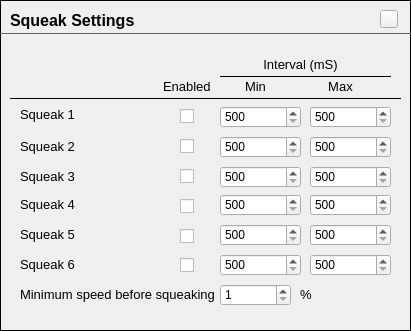
               <widget class="FrameContent" name="frmSqueaks">
                <property name="geometry">
                 <rect>
                  <x>10</x>
                  <y>230</y>
                  <width>411</width>
                  <height>331</height>
                 </rect>
                </property>
                <property name="frameShape">
                 <enum>QFrame::Box</enum>
                </property>
                <property name="frameShadow">
                 <enum>QFrame::Plain</enum>
                </property>
                <widget class="QFrame" name="frame_42">
                 <property name="geometry">
                  <rect>
                   <x>0</x>
                   <y>23</y>
                   <width>411</width>
                   <height>20</height>
                  </rect>
                 </property>
                 <property name="styleSheet">
                  <string notr="true">color: #666;</string>
                 </property>
                 <property name="frameShape">
                  <enum>QFrame::HLine</enum>
                 </property>
                 <property name="frameShadow">
                  <enum>QFrame::Plain</enum>
                 </property>
                </widget>
                <widget class="HelpButton" name="hpbSoundSqueaks">
                 <property name="geometry">
                  <rect>
                   <x>380</x>
                   <y>10</y>
                   <width>18</width>
                   <height>18</height>
                  </rect>
                 </property>
                 <property name="maximumSize">
                  <size>
                   <width>18</width>
                   <height>18</height>
                  </size>
                 </property>
                 <property name="text">
                  <string/>
                 </property>
                </widget>
                <widget class="QLabel" name="label_175">
                 <property name="geometry">
                  <rect>
                   <x>10</x>
                   <y>10</y>
                   <width>181</width>
                   <height>21</height>
                  </rect>
                 </property>
                 <property name="font">
                  <font>
                   <pointsize>12</pointsize>
                   <weight>75</weight>
                   <bold>true</bold>
                  </font>
                 </property>
                 <property name="text">
                  <string>Squeak Settings</string>
                 </property>
                </widget>
                <widget class="QSpinBox" name="spinSqueak3Max">
                 <property name="geometry">
                  <rect>
                   <x>310</x>
                   <y>166</y>
                   <width>81</width>
                   <height>22</height>
                  </rect>
                 </property>
                 <property name="minimum">
                  <number>500</number>
                 </property>
                 <property name="maximum">
                  <number>10000</number>
                 </property>
                 <property name="singleStep">
                  <number>50</number>
                 </property>
                </widget>
                <widget class="QLabel" name="lblSqueak1">
                 <property name="geometry">
                  <rect>
                   <x>20</x>
                   <y>104</y>
                   <width>91</width>
                   <height>21</height>
                  </rect>
                 </property>
                 <property name="font">
                  <font>
                   <pointsize>10</pointsize>
                  </font>
                 </property>
                 <property name="text">
                  <string>Squeak 1</string>
                 </property>
                </widget>
                <widget class="QSpinBox" name="spinSqueak1Min">
                 <property name="geometry">
                  <rect>
                   <x>220</x>
                   <y>106</y>
                   <width>81</width>
                   <height>22</height>
                  </rect>
                 </property>
                 <property name="minimum">
                  <number>500</number>
                 </property>
                 <property name="maximum">
                  <number>10000</number>
                 </property>
                 <property name="singleStep">
                  <number>50</number>
                 </property>
                </widget>
                <widget class="QLabel" name="lblSqueakHeader4">
                 <property name="geometry">
                  <rect>
                   <x>220</x>
                   <y>76</y>
                   <width>71</width>
                   <height>21</height>
                  </rect>
                 </property>
                 <property name="font">
                  <font>
                   <pointsize>10</pointsize>
                  </font>
                 </property>
                 <property name="text">
                  <string>Min</string>
                 </property>
                 <property name="alignment">
                  <set>Qt::AlignCenter</set>
                 </property>
                </widget>
                <widget class="QSpinBox" name="spinSqueak3Min">
                 <property name="geometry">
                  <rect>
                   <x>220</x>
                   <y>166</y>
                   <width>81</width>
                   <height>22</height>
                  </rect>
                 </property>
                 <property name="minimum">
                  <number>500</number>
                 </property>
                 <property name="maximum">
                  <number>10000</number>
                 </property>
                 <property name="singleStep">
                  <number>50</number>
                 </property>
                </widget>
                <widget class="QLabel" name="lblMinSqueakSpeed2">
                 <property name="geometry">
                  <rect>
                   <x>300</x>
                   <y>284</y>
                   <width>21</width>
                   <height>21</height>
                  </rect>
                 </property>
                 <property name="font">
                  <font>
                   <pointsize>10</pointsize>
                  </font>
                 </property>
                 <property name="text">
                  <string>%</string>
                 </property>
                </widget>
                <widget class="QSpinBox" name="spinSqueak1Max">
                 <property name="geometry">
                  <rect>
                   <x>310</x>
                   <y>106</y>
                   <width>81</width>
                   <height>22</height>
                  </rect>
                 </property>
                 <property name="minimum">
                  <number>500</number>
                 </property>
                 <property name="maximum">
                  <number>10000</number>
                 </property>
                 <property name="singleStep">
                  <number>50</number>
                 </property>
                </widget>
                <widget class="QSpinBox" name="spinSqueak5Min">
                 <property name="geometry">
                  <rect>
                   <x>220</x>
                   <y>224</y>
                   <width>81</width>
                   <height>22</height>
                  </rect>
                 </property>
                 <property name="minimum">
                  <number>500</number>
                 </property>
                 <property name="maximum">
                  <number>10000</number>
                 </property>
                 <property name="singleStep">
                  <number>50</number>
                 </property>
                </widget>
                <widget class="QLabel" name="lblSqueakHeader3">
                 <property name="geometry">
                  <rect>
                   <x>220</x>
                   <y>54</y>
                   <width>161</width>
                   <height>21</height>
                  </rect>
                 </property>
                 <property name="font">
                  <font>
                   <pointsize>10</pointsize>
                  </font>
                 </property>
                 <property name="text">
                  <string>Interval (mS)</string>
                 </property>
                 <property name="alignment">
                  <set>Qt::AlignCenter</set>
                 </property>
                </widget>
                <widget class="QCheckBox" name="chkEnableSqueak5">
                 <property name="geometry">
                  <rect>
                   <x>180</x>
                   <y>227</y>
                   <width>16</width>
                   <height>18</height>
                  </rect>
                 </property>
                 <property name="text">
                  <string/>
                 </property>
                </widget>
                <widget class="QSpinBox" name="spinSqueak5Max">
                 <property name="geometry">
                  <rect>
                   <x>310</x>
                   <y>224</y>
                   <width>81</width>
                   <height>22</height>
                  </rect>
                 </property>
                 <property name="minimum">
                  <number>500</number>
                 </property>
                 <property name="maximum">
                  <number>10000</number>
                 </property>
                 <property name="singleStep">
                  <number>50</number>
                 </property>
                </widget>
                <widget class="QFrame" name="frmSqueakHeader1">
                 <property name="geometry">
                  <rect>
                   <x>220</x>
                   <y>66</y>
                   <width>171</width>
                   <height>20</height>
                  </rect>
                 </property>
                 <property name="frameShape">
                  <enum>QFrame::HLine</enum>
                 </property>
                 <property name="frameShadow">
                  <enum>QFrame::Plain</enum>
                 </property>
                </widget>
                <widget class="QLabel" name="lblMinSqueakSpeed1">
                 <property name="geometry">
                  <rect>
                   <x>20</x>
                   <y>284</y>
                   <width>201</width>
                   <height>21</height>
                  </rect>
                 </property>
                 <property name="font">
                  <font>
                   <pointsize>10</pointsize>
                  </font>
                 </property>
                 <property name="text">
                  <string>Minimum speed before squeaking</string>
                 </property>
                </widget>
                <widget class="QSpinBox" name="spinSqueak2Max">
                 <property name="geometry">
                  <rect>
                   <x>310</x>
                   <y>136</y>
                   <width>81</width>
                   <height>22</height>
                  </rect>
                 </property>
                 <property name="minimum">
                  <number>500</number>
                 </property>
                 <property name="maximum">
                  <number>10000</number>
                 </property>
                 <property name="singleStep">
                  <number>50</number>
                 </property>
                </widget>
                <widget class="QLabel" name="lblSqueak5">
                 <property name="geometry">
                  <rect>
                   <x>20</x>
                   <y>224</y>
                   <width>91</width>
                   <height>21</height>
                  </rect>
                 </property>
                 <property name="font">
                  <font>
                   <pointsize>10</pointsize>
                  </font>
                 </property>
                 <property name="text">
                  <string>Squeak 5</string>
                 </property>
                </widget>
                <widget class="QSpinBox" name="spinSqueak4Max">
                 <property name="geometry">
                  <rect>
                   <x>310</x>
                   <y>194</y>
                   <width>81</width>
                   <height>22</height>
                  </rect>
                 </property>
                 <property name="minimum">
                  <number>500</number>
                 </property>
                 <property name="maximum">
                  <number>10000</number>
                 </property>
                 <property name="singleStep">
                  <number>50</number>
                 </property>
                </widget>
                <widget class="QSpinBox" name="spinSqueak6Min">
                 <property name="geometry">
                  <rect>
                   <x>220</x>
                   <y>254</y>
                   <width>81</width>
                   <height>22</height>
                  </rect>
                 </property>
                 <property name="minimum">
                  <number>500</number>
                 </property>
                 <property name="maximum">
                  <number>10000</number>
                 </property>
                 <property name="singleStep">
                  <number>50</number>
                 </property>
                </widget>
                <widget class="QLabel" name="lblSqueak2">
                 <property name="geometry">
                  <rect>
                   <x>20</x>
                   <y>136</y>
                   <width>91</width>
                   <height>21</height>
                  </rect>
                 </property>
                 <property name="font">
                  <font>
                   <pointsize>10</pointsize>
                  </font>
                 </property>
                 <property name="text">
                  <string>Squeak 2</string>
                 </property>
                </widget>
                <widget class="QSpinBox" name="spinSqueak2Min">
                 <property name="geometry">
                  <rect>
                   <x>220</x>
                   <y>136</y>
                   <width>81</width>
                   <height>22</height>
                  </rect>
                 </property>
                 <property name="minimum">
                  <number>500</number>
                 </property>
                 <property name="maximum">
                  <number>10000</number>
                 </property>
                 <property name="singleStep">
                  <number>50</number>
                 </property>
                </widget>
                <widget class="QCheckBox" name="chkEnableSqueak3">
                 <property name="geometry">
                  <rect>
                   <x>180</x>
                   <y>167</y>
                   <width>16</width>
                   <height>18</height>
                  </rect>
                 </property>
                 <property name="text">
                  <string/>
                 </property>
                </widget>
                <widget class="QSpinBox" name="spinSqueak6Max">
                 <property name="geometry">
                  <rect>
                   <x>310</x>
                   <y>254</y>
                   <width>81</width>
                   <height>22</height>
                  </rect>
                 </property>
                 <property name="minimum">
                  <number>500</number>
                 </property>
                 <property name="maximum">
                  <number>10000</number>
                 </property>
                 <property name="singleStep">
                  <number>50</number>
                 </property>
                </widget>
                <widget class="QCheckBox" name="chkEnableSqueak1">
                 <property name="geometry">
                  <rect>
                   <x>180</x>
                   <y>107</y>
                   <width>16</width>
                   <height>18</height>
                  </rect>
                 </property>
                 <property name="text">
                  <string/>
                 </property>
                </widget>
                <widget class="QLabel" name="lblSqueak3">
                 <property name="geometry">
                  <rect>
                   <x>20</x>
                   <y>166</y>
                   <width>91</width>
                   <height>21</height>
                  </rect>
                 </property>
                 <property name="font">
                  <font>
                   <pointsize>10</pointsize>
                  </font>
                 </property>
                 <property name="text">
                  <string>Squeak 3</string>
                 </property>
                </widget>
                <widget class="QCheckBox" name="chkEnableSqueak4">
                 <property name="geometry">
                  <rect>
                   <x>180</x>
                   <y>197</y>
                   <width>16</width>
                   <height>18</height>
                  </rect>
                 </property>
                 <property name="text">
                  <string/>
                 </property>
                </widget>
                <widget class="QCheckBox" name="chkEnableSqueak2">
                 <property name="geometry">
                  <rect>
                   <x>180</x>
                   <y>137</y>
                   <width>16</width>
                   <height>18</height>
                  </rect>
                 </property>
                 <property name="text">
                  <string/>
                 </property>
                </widget>
                <widget class="QSpinBox" name="spinSqueak4Min">
                 <property name="geometry">
                  <rect>
                   <x>220</x>
                   <y>194</y>
                   <width>81</width>
                   <height>22</height>
                  </rect>
                 </property>
                 <property name="minimum">
                  <number>500</number>
                 </property>
                 <property name="maximum">
                  <number>10000</number>
                 </property>
                 <property name="singleStep">
                  <number>50</number>
                 </property>
                </widget>
                <widget class="QLabel" name="lblSqueakHeader5">
                 <property name="geometry">
                  <rect>
                   <x>310</x>
                   <y>76</y>
                   <width>61</width>
                   <height>21</height>
                  </rect>
                 </property>
                 <property name="font">
                  <font>
                   <pointsize>10</pointsize>
                  </font>
                 </property>
                 <property name="text">
                  <string>Max</string>
                 </property>
                 <property name="alignment">
                  <set>Qt::AlignCenter</set>
                 </property>
                </widget>
                <widget class="QSpinBox" name="spinMinSqueakSpeed">
                 <property name="geometry">
                  <rect>
                   <x>220</x>
                   <y>284</y>
                   <width>71</width>
                   <height>22</height>
                  </rect>
                 </property>
                 <property name="minimum">
                  <number>1</number>
                 </property>
                 <property name="maximum">
                  <number>100</number>
                 </property>
                </widget>
                <widget class="QLabel" name="lblSqueakHeader2">
                 <property name="geometry">
                  <rect>
                   <x>163</x>
                   <y>76</y>
                   <width>51</width>
                   <height>21</height>
                  </rect>
                 </property>
                 <property name="font">
                  <font>
                   <pointsize>10</pointsize>
                  </font>
                 </property>
                 <property name="text">
                  <string>Enabled</string>
                 </property>
                </widget>
                <widget class="QCheckBox" name="chkEnableSqueak6">
                 <property name="geometry">
                  <rect>
                   <x>180</x>
                   <y>256</y>
                   <width>16</width>
                   <height>18</height>
                  </rect>
                 </property>
                 <property name="text">
                  <string/>
                 </property>
                </widget>
                <widget class="QLabel" name="lblSqueak4">
                 <property name="geometry">
                  <rect>
                   <x>20</x>
                   <y>194</y>
                   <width>91</width>
                   <height>21</height>
                  </rect>
                 </property>
                 <property name="font">
                  <font>
                   <pointsize>10</pointsize>
                  </font>
                 </property>
                 <property name="text">
                  <string>Squeak 4</string>
                 </property>
                </widget>
                <widget class="QLabel" name="lblSqueak6">
                 <property name="geometry">
                  <rect>
                   <x>20</x>
                   <y>254</y>
                   <width>91</width>
                   <height>21</height>
                  </rect>
                 </property>
                 <property name="font">
                  <font>
                   <pointsize>10</pointsize>
                  </font>
                 </property>
                 <property name="text">
                  <string>Squeak 6</string>
                 </property>
                </widget>
                <widget class="QFrame" name="frmSqueakHeader2">
                 <property name="geometry">
                  <rect>
                   <x>10</x>
                   <y>90</y>
                   <width>391</width>
                   <height>16</height>
                  </rect>
                 </property>
                 <property name="frameShape">
                  <enum>QFrame::HLine</enum>
                 </property>
                 <property name="frameShadow">
                  <enum>QFrame::Plain</enum>
                 </property>
                </widget>
               </widget>
